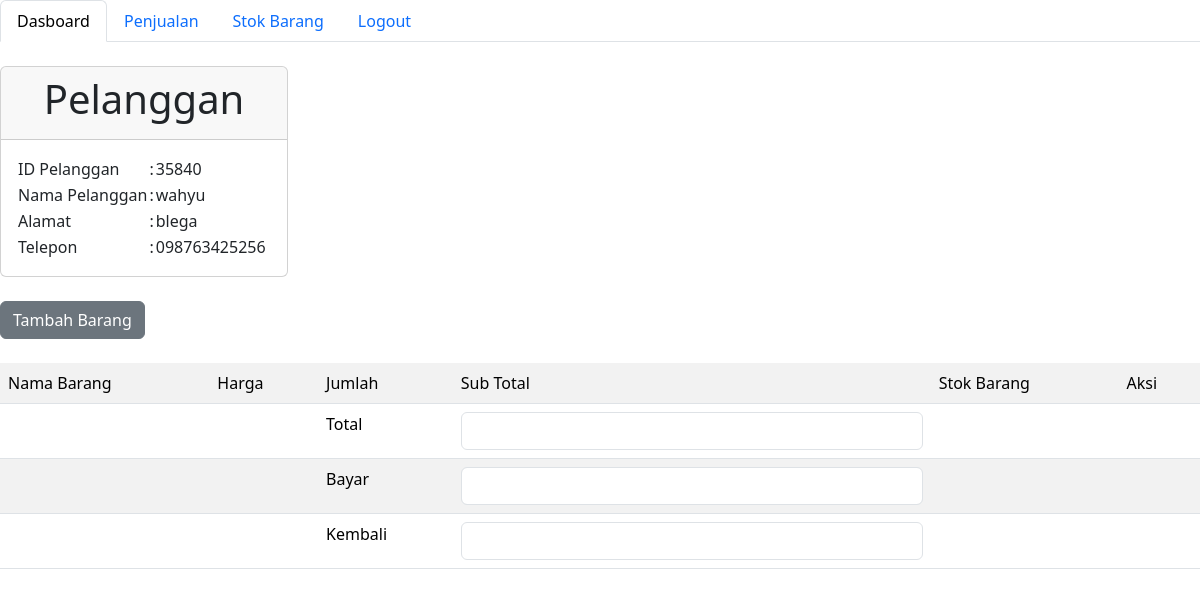
Page /UKK_12/petugas/v_detail_penjualan.php?id_pelanggan=35840 (signed in) on the committed database.
### tables this page shows
CREATE TABLE `tb_penjualan` (
  `id_penjualan` int(11) NOT NULL,
  `tgl_penjualan` date NOT NULL,
  `total` decimal(10,2) NOT NULL,
  `id_pelanggan` int(11) NOT NULL,
  `id_login` int(11) NOT NULL
);

CREATE TABLE `tb_pelanggan` (
  `id_pelanggan` int(11) NOT NULL,
  `nama_pelanggan` varchar(50) NOT NULL,
  `alamat_pelanggan` text NOT NULL,
  `telepon_pelanggan` varchar(20) NOT NULL
);

### UKK_12/petugas/v_detail_penjualan.php (the view, shortened to what this page needs)
<!DOCTYPE html>
<html lang="en">
<head>
</head>
<body>
  <?php include "navbar.php" ?>
  <?php
  include "../config.php";
  $id_pelanggan = $_GET['id_pelanggan'];
  $sql = mysqli_query($koneksi, "SELECT * FROM tb_pelanggan INNER JOIN tb_penjualan
  ON tb_pelanggan.id_pelanggan = tb_penjualan.id_pelanggan");
  foreach ($sql as $pelanggan) {
    if ($pelanggan['id_pelanggan'] == $id_pelanggan) {
  ?>
<div class="card" style="width: 18rem;">
  <div class="card-header">
    <center>
      <h1>Pelanggan</h1>
    </center>
  </div>
  <div class="card-body">
      <table >
        <trclass="card-title">
          <td>ID Pelanggan</td>
          <td>:</td>
          <td><?= $pelanggan['id_pelanggan'] ?></td>
        <tr>
          <td>Nama Pelanggan</td>
          <td>:</td>
          <td><?= $pelanggan['nama_pelanggan'] ?></td>
        </tr>
        <tr>
          <td>Alamat</td>
          <td>:</td>
          <td><?= $pelanggan['alamat_pelanggan'] ?></td>
        </tr>
        <tr>
          <td>Telepon</td>
          <td>:</td>
          <td><?= $pelanggan['telepon_pelanggan'] ?></td>
        </tr>
      </table>
      </div>
      </div>
      <br>
      <form action="m_beli_barang.php" method="post">
        <input type="submit" class="btn btn-secondary" value="Tambah Barang">
      </form>
      <br>
      <table class="table table-striped">
        <tr>
          <td>Nama Barang</td>
          <td>Harga</td>
          <td>Jumlah</td>
          <td>Sub Total</td>
          <td>Stok Barang</td>
          <td colspan="2">Aksi</td>
        </tr>
        <form action="m_hitung_total.php" method="post">
          <tr>
            <?php
            $hitung = mysqli_query($koneksi, "SELECT SUM(sub_total) AS Total FROM tb_detail_penjualan
                      WHERE id_penjualan='$pelanggan[id_penjualan]'");
            $total = mysqli_fetch_assoc($hitung);
            ?>
            <td colspan="2"></td>
            <td>Total</td>
            <td><input type="text" name="total" class="form-control" value="<?= $total['Total'] ?>" readonly></td>
            <td colspan="2"></td>
          </tr>
          <tr>
            <td colspan="2"></td>
            <td>Bayar</td>
            <td><input type="number" name="bayar" class="form-control" id="bayar" onchange="this.form.submit()" tabindex="1"></td>
            <td colspan="2"></td>
          </tr>
          <tr>
            <td colspan="2"></td>
            <td>Kembali</td>
            <td><input type="number" name="kembali" class="form-control" value="<?php if (isset($_GET['kembali'])) {
                                                                    echo    $kembali = $_GET['kembali'];
                                                                  } ?>" readonly></td>
            <td colspan="2"></td>
          </tr>
        </form>
      </table>
  <?php }
  } ?>
</body>
</html>

### rows in the picture
tb_penjualan: id_pelanggan "35840", id_pelanggan.nama_pelanggan "wahyu", id_pelanggan.alamat_pelanggan "blega", id_pelanggan.telepon_pelanggan "098763425256"
